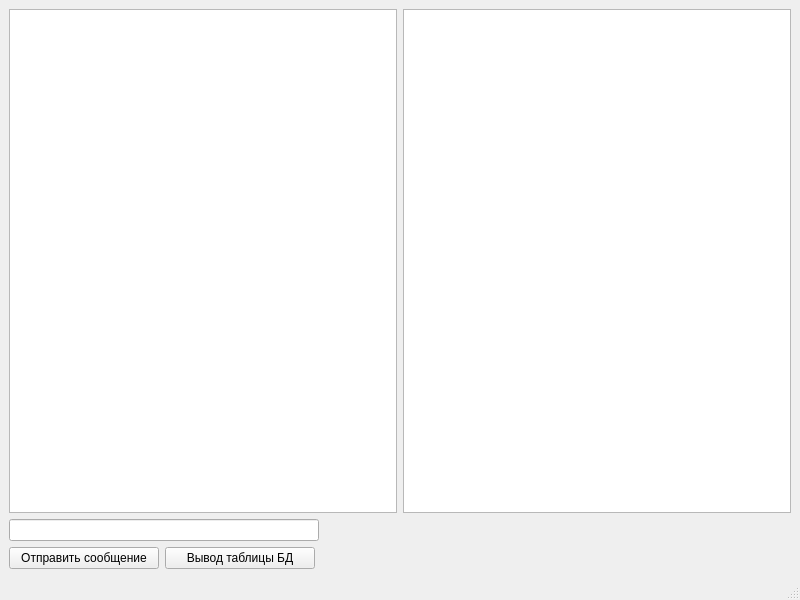
<?xml version="1.0" encoding="UTF-8"?>
<ui version="4.0">
 <class>MainWindow</class>
 <widget class="QMainWindow" name="MainWindow">
  <property name="geometry">
   <rect>
    <x>0</x>
    <y>0</y>
    <width>800</width>
    <height>600</height>
   </rect>
  </property>
  <property name="windowTitle">
   <string>MainWindow</string>
  </property>
  <widget class="QWidget" name="centralwidget">
   <layout class="QGridLayout" name="gridLayout">
    <item row="0" column="0">
     <layout class="QHBoxLayout" name="horizontalLayout_2">
      <item>
       <widget class="QPlainTextEdit" name="plainTextEdit"/>
      </item>
      <item>
       <widget class="QTableView" name="tableView"/>
      </item>
     </layout>
    </item>
    <item row="1" column="0">
     <layout class="QVBoxLayout" name="verticalLayout">
      <item>
       <widget class="QLineEdit" name="lineEdit">
        <property name="minimumSize">
         <size>
          <width>310</width>
          <height>0</height>
         </size>
        </property>
        <property name="maximumSize">
         <size>
          <width>310</width>
          <height>16777215</height>
         </size>
        </property>
       </widget>
      </item>
      <item>
       <layout class="QHBoxLayout" name="horizontalLayout">
        <item>
         <widget class="QPushButton" name="pushButton">
          <property name="minimumSize">
           <size>
            <width>150</width>
            <height>0</height>
           </size>
          </property>
          <property name="maximumSize">
           <size>
            <width>150</width>
            <height>16777215</height>
           </size>
          </property>
          <property name="text">
           <string>Отправить сообщение</string>
          </property>
         </widget>
        </item>
        <item>
         <widget class="QPushButton" name="pushButton_2">
          <property name="minimumSize">
           <size>
            <width>150</width>
            <height>0</height>
           </size>
          </property>
          <property name="maximumSize">
           <size>
            <width>150</width>
            <height>16777215</height>
           </size>
          </property>
          <property name="text">
           <string>Вывод таблицы БД</string>
          </property>
         </widget>
        </item>
        <item>
         <spacer name="horizontalSpacer">
          <property name="orientation">
           <enum>Qt::Horizontal</enum>
          </property>
          <property name="sizeHint" stdset="0">
           <size>
            <width>40</width>
            <height>20</height>
           </size>
          </property>
         </spacer>
        </item>
       </layout>
      </item>
     </layout>
    </item>
   </layout>
  </widget>
  <widget class="QMenuBar" name="menubar">
   <property name="geometry">
    <rect>
     <x>0</x>
     <y>0</y>
     <width>800</width>
     <height>25</height>
    </rect>
   </property>
  </widget>
  <widget class="QStatusBar" name="statusbar"/>
 </widget>
 <resources/>
 <connections/>
</ui>
